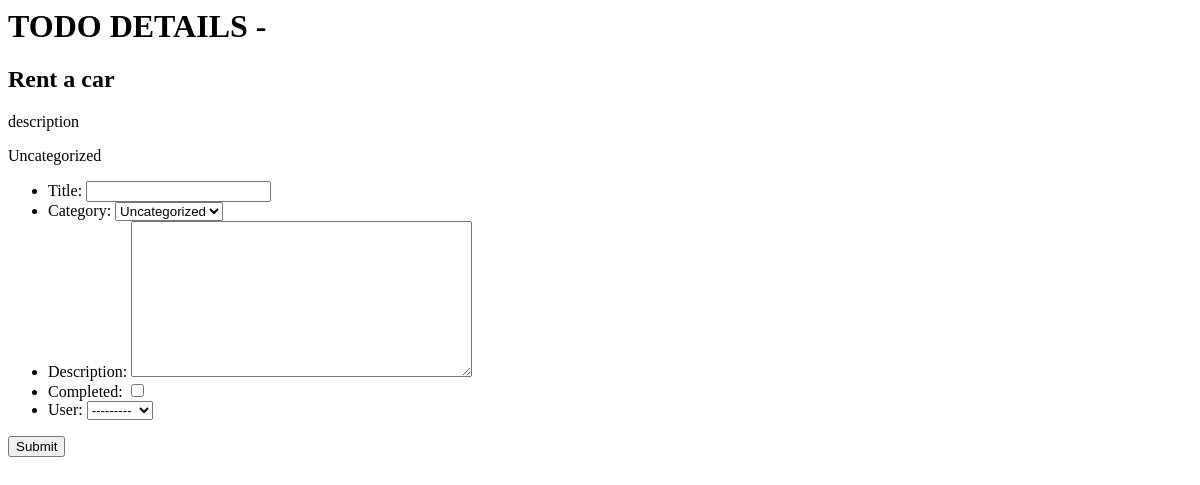
The app's page /todo/7, older data.
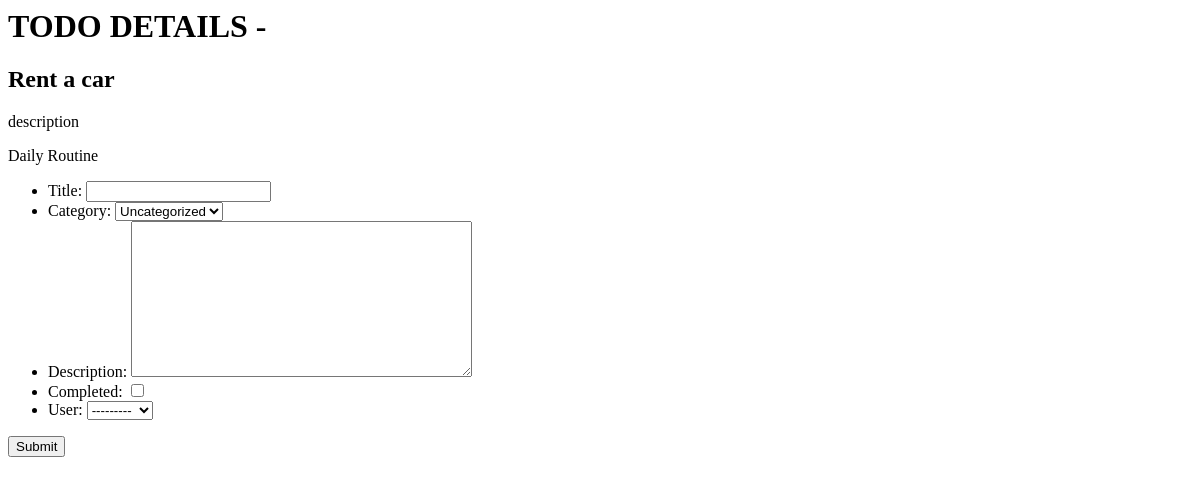
The same page, newer data.
### todo/models.py (models this page shows, shortened)
class Todo(models.Model):
    id = models.AutoField(primary_key=True)
    title = models.CharField(max_length=120)
    category = models.ForeignKey(Category,default=5, on_delete=models.PROTECT,blank=True, null=True)
    user = models.ForeignKey(User, on_delete=models.CASCADE,blank=True, null=True)
    description = models.TextField()
    completed = models.BooleanField(default=False)

class Category(models.Model):
    id = models.AutoField(primary_key=True)
    name= models.CharField(max_length=30)
    def __str__(self):
        return self.name

### todo/views.py (the view)
# urls.py: path('todo/<slug:todo_id>', views.todo_details, name='todo_details'),
def todo_details(request, todo_id):
    try:
        selected_todo=Todo.objects.get(id=todo_id)
        if (request.method == 'GET'):
            todo_form = TodoForm();
        else:
            todo_form = TodoForm(request.POST);
            if (todo_form.is_valid()):
                todo = todo_form.save()
        return render(request,'todo/todo_details.html',{
            'todo_found':True,
            'todo': selected_todo,
            'form':todo_form
        })
    except Exception as exc:
        return render(request,'todo/todo_details.html',{
            'todo_found':False
        })

### todo/forms.py
class TodoForm(forms.ModelForm):
    class Meta:
        model=Todo
        fields = ['id', 'title','category', 'description', 'completed','user']

### todo/templates/todo/todo_details.html (shortened to what this page needs)
{% block title%}<h1>TODO DETAILS - {{todo_title}}</h1>{% endblock %}
{% block main_heading %}<h2>{{todo.title}}</h2>{% endblock %}
{% block body %}
{% if todo_found %}
<p>{{ todo.description }}</p>
<p>{{ todo.category.name }}</p>
<form action="{% url 'todo_details' todo.id  %}" method="POST">
    <ul>
        {{ form.as_ul }}
    </ul>
    <div>
        <button>Submit</button>
    </div>
</form>
{% else %}
<p>No Todo Found for this id, Sorry</p>
{% endif %}
{% endblock %}

Row changes from the older to the newer data that the page shows:
changed Todo "Rent a car": category.name "Uncategorized" → "Daily Routine"
